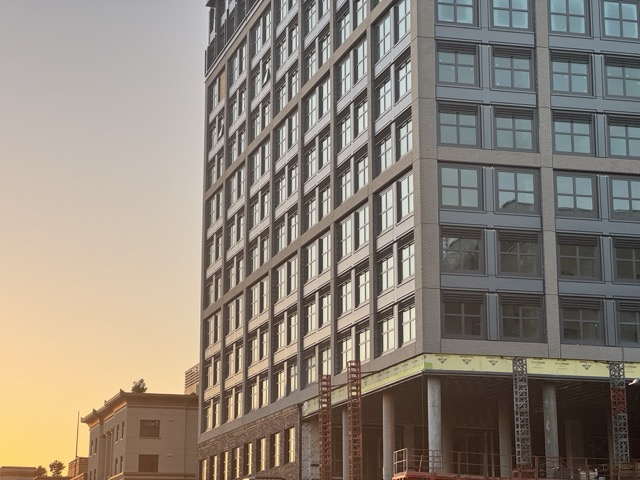
#> input picture data/img1.jpg, 640 x 480 px
$ jupyter execute main.ipynb
#> lines starting #> are read from the running program, lines starting #| are printed output that depends on the picture; after the words box and inside, x2 and y2 are one past the last pixel; in counts of white or black regions, pixels touching at a corner belong together
### utils/given.py
import numpy as np
from skimage.feature import corner_harris, peak_local_max

def get_harris_corners(im, edge_discard=20):
    """
    This function takes a b&w image and an optional amount to discard
    on the edge (default is 5 pixels), and finds all harris corners
    in the image. Harris corners near the edge are discarded and the
    coordinates of the remaining corners are returned. A 2d array (h)
    containing the h value of every pixel is also returned.

    h is the same shape as the original image, im.
    coords is 2 x n (ys, xs).
    """

    assert edge_discard >= 20

    # find harris corners
    h = corner_harris(im, method='eps', sigma=1)
    coords = peak_local_max(h, min_distance=1)

    # discard points on edge
    edge = edge_discard  # pixels
    mask = (coords[:, 0] > edge) & \
           (coords[:, 0] < im.shape[0] - edge) & \
           (coords[:, 1] > edge) & \
           (coords[:, 1] < im.shape[1] - edge)
    coords = coords[mask].T
    return h, coords


def dist_SSD(x, c):
    """
    dist_SSD  Calculates squared distance between two sets of points.

    Description
    D = dist_SSD(X, C) takes two matrices of vectors and calculates the
    squared Euclidean distance between them.  Both matrices must be of
    the same column dimension.  If X has M rows and N columns, and C has
    L rows and N columns, then the result has M rows and L columns.  The
    I, Jth entry is the  squared distance from the Ith row of X to the
    Jth row of C.

    Adapted from code by Christopher M Bishop and Ian T Nabney.
    """

    ndata, dimx = x.shape
    ncenters, dimc = c.shape
    assert dimx == dimc, 'Data dimension does not match dimension of centers'

    return (np.ones((ncenters, 1)) * np.sum((x**2).T, axis=0)).T + \
            np.ones((   ndata, 1)) * np.sum((c**2).T, axis=0)    - \
            2 * np.inner(x, c)

### utils/others.py
import numpy as np
from scipy.ndimage import maximum_filter
from skimage.transform import resize
import os
import matplotlib.pyplot as plt

def nms_local_max(hrm, window_size=11, threshold_rel=0.01):
    """
    hrm: Harris response map (HxW)
    window_size: odd integer, e.g., 7/9/11/15
    threshold_rel: keep only responses > threshold_rel * max(h)
    returns coords as 2xN (ys, xs)
    """
    assert window_size % 2 == 1, "window_size must be odd"

    # local max in WxW neighborhood
    hmax = maximum_filter(hrm, size=window_size, mode="constant")

    # maxima locations + strength threshold
    is_local_max = (hrm == hmax)
    thresh = threshold_rel * np.max(hrm)
    is_strong = (hrm > thresh)

    ys, xs = np.where(is_local_max & is_strong)
    return np.vstack([ys, xs])  # 2 x N

def discard_edges(coords, Himg, Wimg, edge=20):
    """
    coords: 2xN array of (ys, xs)
    Himg, Wimg: image dimensions
    edge: discard corners within this distance from image edges
    returns filtered coords as 2xN (ys, xs)
    """
    ys, xs = coords
    m = (ys > edge) & (ys < Himg - edge) & (xs > edge) & (xs < Wimg - edge)
    return coords[:, m]


def extract_descriptors(im, coords, patch_size=40, out_size=8):
    """
    im: HxW grayscale image
    coords: 2xN (ys, xs)
    returns:
      desc: Nx64 descriptors (flattened 8x8)
    """
    # radius for cropping
    r = patch_size // 2
    ys, xs = coords
    desc_list = []

    for y, x in zip(ys, xs):
        # 1) crop 40x40 window around (y,x)
        window = im[y - r : y + r, x - r : x + r, :]

        # skip if out-of-bounds (shouldn't happen as we discarded edges)
        if window.shape != (patch_size, patch_size, 3):
            continue

        # 2) downsample to 8x8 (apply anti_aliasing)
        small = resize(window, (out_size, out_size), anti_aliasing=True)

        # 3) bias/gain normalize: zero mean, unit std
        v = small.flatten().astype(np.float32)
        v = v - np.mean(v)
        v = v / (np.std(v) + 1e-8)

        desc_list.append(v)

    return np.vstack(desc_list) if len(desc_list) > 0 else np.zeros((0, out_size*out_size*3), dtype=np.float32)

def save_current_plot(filename, out_dir="outputs", dpi=200, tight=True, close=False):
    """
    Args:
        filename: "foo.png" (if no extension, .png is added)
        out_dir: folder to save into
        dpi: image resolution
        tight: uses tight bounding box (removes extra whitespace)
        close: if True, closes the figure after saving
    Returns:
        full_path: where it was saved
    """
    os.makedirs(out_dir, exist_ok=True)

    if "." not in os.path.basename(filename):
        filename += ".png"

    full_path = os.path.join(out_dir, filename)

    save_kwargs = {"dpi": dpi}
    if tight:
        save_kwargs.update({"bbox_inches": "tight", "pad_inches": 0.02})

    plt.savefig(full_path, **save_kwargs)

    if close:
        plt.close()

    return full_path

### utils/panaroma.py
import numpy as np
import matplotlib.pyplot as plt
from skimage.measure import ransac
from skimage.transform import ProjectiveTransform, warp


# -----------------------------
# 1) Build point correspondences
# -----------------------------
def matches_to_xy(coords1, coords2, matches):
    """
    coords1, coords2: 2xN arrays (ys, xs)
    matches: Kx2 array [i1, i2] where i1 indexes coords1, i2 indexes coords2
    returns:
      src (Kx2): points in img2 as (x,y)
      dst (Kx2): points in img1 as (x,y)
    """
    i1 = matches[:, 0]
    i2 = matches[:, 1]

    x1 = coords1[1, i1]; y1 = coords1[0, i1]
    x2 = coords2[1, i2]; y2 = coords2[0, i2]

    dst = np.stack([x1, y1], axis=1)  # img1
    src = np.stack([x2, y2], axis=1)  # img2
    return src, dst


# -----------------------------
# 2) Estimate homography (RANSAC)
# -----------------------------
def estimate_homography_ransac(coords1, coords2, matches, residual_threshold=3, max_trials=2000):
    src, dst = matches_to_xy(coords1, coords2, matches)

    model, inliers = ransac(
        (src, dst),
        ProjectiveTransform,
        min_samples=4,
        residual_threshold=residual_threshold,
        max_trials=max_trials
    )
    return model, inliers


# -----------------------------
# 3) Warp img2 into img1 frame on a big canvas
# -----------------------------
def make_panorama_canvas(img1, img2, H21):
    """
    H21 maps img2 -> img1 (3x3)
    returns:
      base_canvas: canvas with img1 pasted
      img2_warped: img2 warped into the same canvas
      (tx,ty): translation used
    """
    H1, W1 = img1.shape[:2]
    H2, W2 = img2.shape[:2]

    tform = ProjectiveTransform(H21)

    # corners of img2 in its own coords (x,y)
    corners2 = np.array([[0, 0], [W2, 0], [W2, H2], [0, H2]], dtype=np.float64)
    warped_corners2 = tform(corners2)

    # corners of img1
    corners1 = np.array([[0, 0], [W1, 0], [W1, H1], [0, H1]], dtype=np.float64)

    all_corners = np.vstack([corners1, warped_corners2])

    min_xy = np.floor(all_corners.min(axis=0)).astype(int)
    max_xy = np.ceil(all_corners.max(axis=0)).astype(int)

    tx, ty = -min_xy[0], -min_xy[1]
    out_W = int(max_xy[0] - min_xy[0])
    out_H = int(max_xy[1] - min_xy[1])

    # translation matrix
    T = np.array([[1, 0, tx],
                  [0, 1, ty],
                  [0, 0, 1]], dtype=np.float64)

    # warp img2 with composed transform: T * H21
    tform_TH = ProjectiveTransform(T @ H21)

    img2_warp = warp(
        img2,
        inverse_map=tform_TH.inverse,
        output_shape=(out_H, out_W),
        preserve_range=True
    )

    # paste img1 into base canvas
    base = np.zeros((out_H, out_W, 3), dtype=np.float32)
    base[ty:ty + H1, tx:tx + W1] = img1.astype(np.float32)

    return base, img2_warp.astype(np.float32), (tx, ty)


# -----------------------------
# 4) Simple blending (average in overlap)
# -----------------------------
def blend_average(base, warped):
    """
    base, warped: float32 HxWx3 canvases
    """
    mask1 = np.any(base > 0, axis=2)
    mask2 = np.any(warped > 0, axis=2)

    out = base.copy()

    only2 = mask2 & (~mask1)
    out[only2] = warped[only2]

    overlap = mask1 & mask2
    out[overlap] = 0.5 * base[overlap] + 0.5 * warped[overlap]

    return out


# -----------------------------
# 5) Crop black borders
# -----------------------------
def crop_nonzero(pano, tol=1e-3):
    """
    pano: float image HxWx3
    crops to bounding box where pixels are non-black
    """
    mask = np.any(pano > tol, axis=2)
    if not np.any(mask):
        return pano
    ys, xs = np.where(mask)
    y0, y1 = ys.min(), ys.max() + 1
    x0, x1 = xs.min(), xs.max() + 1
    return pano[y0:y1, x0:x1]

### main.ipynb
[cell 1]
import numpy as np
import matplotlib.pyplot as plt
from skimage.io import imread
from skimage.color import rgb2gray

from utils.given import get_harris_corners, dist_SSD
from utils.others import nms_local_max, discard_edges, extract_descriptors, save_current_plot
from utils.panaroma import estimate_homography_ransac, make_panorama_canvas, blend_average, crop_nonzero

[cell 2]
# *********************************************
# Step 1: Harris Corner Detection
# *********************************************

filename="taj_mahal"
# filename="hill"

# 1) Load images
img1 = imread("data/img1.jpg")
#> img1 is the input picture: shape (480, 640, 3); mean R, G, B 142, 133, 122.1
img2 = imread("data/img2.jpg")
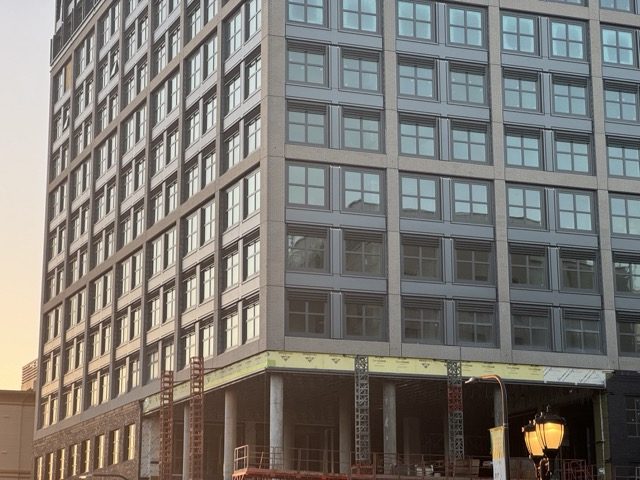
#> input picture data/img2.jpg, 640 x 480 px
#> img2 is the input picture: shape (480, 640, 3); mean R, G, B 124.8, 121.7, 116.5

# Keep originals for display
img1_show = img1
img2_show = img2

# 2) Convert to grayscale for Harris
im1 = rgb2gray(img1) if img1.ndim == 3 else img1
im2 = rgb2gray(img2) if img2.ndim == 3 else img2

# 3) Harris corners
h1, coords1 = get_harris_corners(im1, edge_discard=20)  # coords1: 2 x N (ys, xs)
#> in get_harris_corners, `coords = peak_local_max(h, min_distance=1)`: coords = 6682 pairs, first value 1 to 478, second value 1 to 638
h2, coords2 = get_harris_corners(im2, edge_discard=20)  # coords2: 2 x N (ys, xs)
#> call 2 of get_harris_corners, with edge_discard = 20
#> in get_harris_corners (call 2), `h = corner_harris(im, method='eps', sigma=1)`:
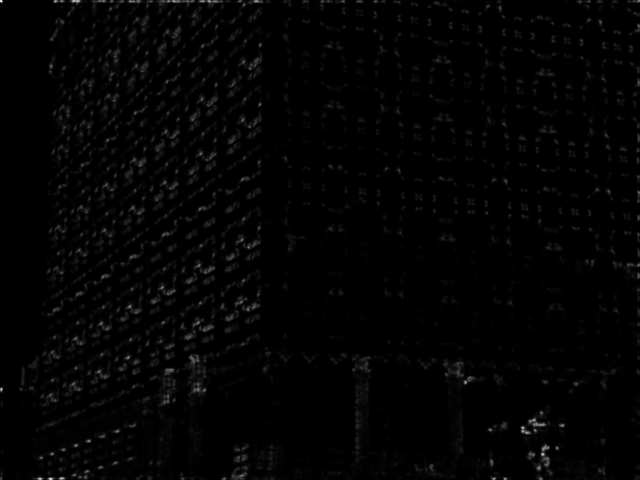
#> h: shape (480, 640) float64; min 0, max 2.29, mean 0.0343; drawn with min black and max white
#> in get_harris_corners (call 2), `coords = peak_local_max(h, min_distance=1)`: coords = 6301 pairs, first value 1 to 478, second value 1 to 638

# --------------------------
# Deliverable 1: raw images
# --------------------------
plt.figure(figsize=(10, 4))

plt.subplot(1, 2, 1)
plt.imshow(img1_show, cmap='gray' if img1_show.ndim == 2 else None)
plt.title("Image 1 (raw)")
plt.axis("off")

plt.subplot(1, 2, 2)
plt.imshow(img2_show, cmap='gray' if img2_show.ndim == 2 else None)
plt.title("Image 2 (raw)")
plt.axis("off")

plt.tight_layout()
save_current_plot(f"1_{filename}_raw.png")
plt.show()

# ---------------------------------------------
# Deliverable 2: images with corners overlaid
# ---------------------------------------------
plt.figure(figsize=(10, 4))

plt.subplot(1, 2, 1)
plt.imshow(img1_show, cmap='gray' if img1_show.ndim == 2 else None)
plt.scatter(coords1[1], coords1[0], s=10, marker='o')  # x=xs, y=ys
plt.title(f"Image 1 + Harris corners (n={coords1.shape[1]})")
plt.axis("off")

plt.subplot(1, 2, 2)
plt.imshow(img2_show, cmap='gray' if img2_show.ndim == 2 else None)
plt.scatter(coords2[1], coords2[0], s=10, marker='o')
plt.title(f"Image 2 + Harris corners (n={coords2.shape[1]})")
plt.axis("off")

plt.tight_layout()
save_current_plot(f"2_{filename}_harris_corners.png")
plt.show()

[cell 3]
# *********************************************
# Step 2: Non-Maximal Suppression (NMS)
# *********************************************

# window size
W = 11
coords1_nms = nms_local_max(h1, window_size=W, threshold_rel=0.01)
#> in nms_local_max, `is_local_max = (hrm == hmax)`:
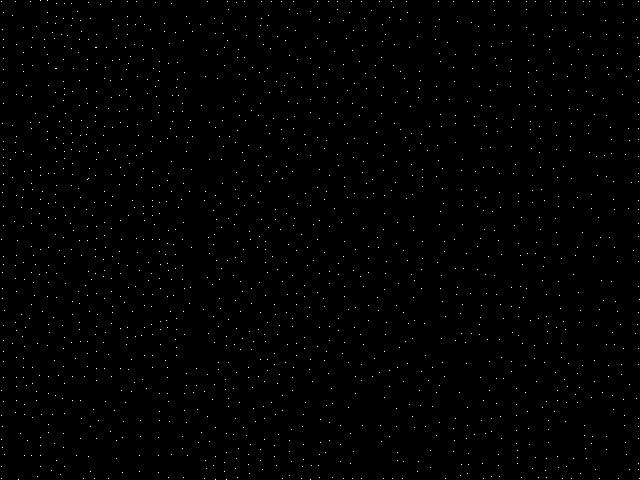
#> is_local_max: shape (480, 640) bool; 0.53% white in thin lines or dots
#> in nms_local_max, `thresh = threshold_rel * np.max(hrm)`: thresh = 0.0192
#> in nms_local_max, `is_strong = (hrm > thresh)`:
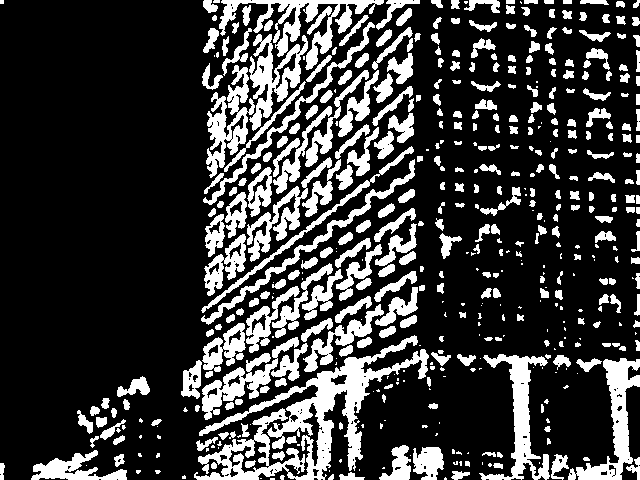
#> is_strong: shape (480, 640) bool; 23.3% white; 496 white regions (151 under 20 px), largest, box (x1, y1, x2, y2) and area: (194, 335, 429, 480) 8647, (219, 0, 384, 70) 3019, (479, 354, 550, 480) 2682
#> in nms_local_max, `ys, xs = np.where(is_local_max & is_strong)`: ys = 954 values from 1 to 479; xs = 954 values, max 639 at index 122, min 1 at index 0, mean 382.5
coords2_nms = nms_local_max(h2, window_size=W, threshold_rel=0.01)
#> call 2 of nms_local_max, with window_size = 11, threshold_rel = 0.01
#> in nms_local_max (call 2), `is_local_max = (hrm == hmax)`:
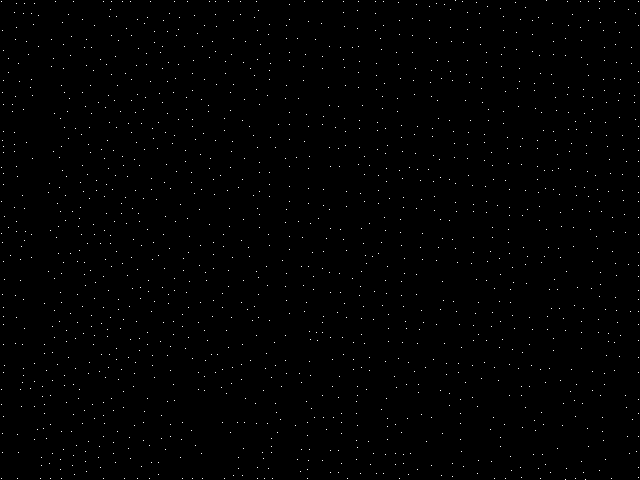
#> is_local_max: shape (480, 640) bool; 0.48% white in thin lines or dots
#> in nms_local_max (call 2), `thresh = threshold_rel * np.max(hrm)`: thresh = 0.0229
#> in nms_local_max (call 2), `is_strong = (hrm > thresh)`:
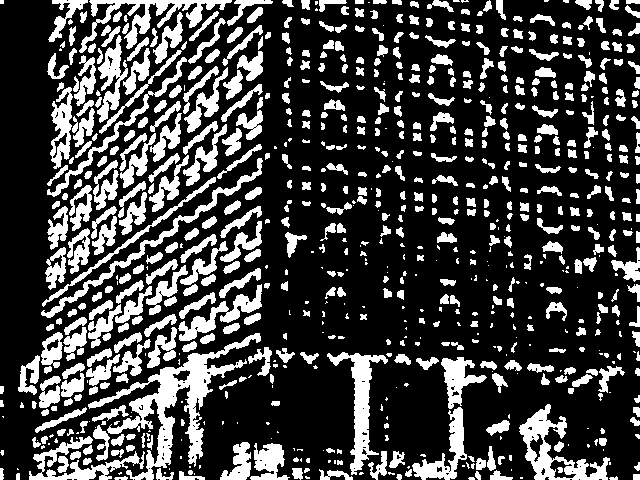
#> is_strong: shape (480, 640) bool; 25.9% white; 780 white regions (208 under 20 px), largest, box (x1, y1, x2, y2) and area: (88, 333, 261, 480) 5160, (519, 404, 610, 480) 2232, (79, 0, 232, 53) 2050
#> in nms_local_max (call 2), `ys, xs = np.where(is_local_max & is_strong)`: ys = 1204 values from 0 to 479; xs = 1204 values, max 638 at index 29, min 1 at index 2, mean 314

# discard corners within this distance from image edges
edge = 20
coords1_nms = discard_edges(coords1_nms, im1.shape[0], im1.shape[1], edge=edge)
#> in discard_edges, `ys, xs = coords`: ys = 954 values from 1 to 479; xs = 954 values, max 639 at index 122, min 1 at index 0, mean 382.5
coords2_nms = discard_edges(coords2_nms, im2.shape[0], im2.shape[1], edge=edge)

# ---------------------------------------------
# Deliverable 3: show chosen corners overlaid side-by-side
# ---------------------------------------------
plt.figure(figsize=(12, 5))

plt.subplot(1, 2, 1)
plt.imshow(img1, cmap="gray" if img1.ndim == 2 else None)
plt.scatter(coords1_nms[1], coords1_nms[0], s=12, marker='o')
plt.title(f"Image 1 + NMS (window={W}x{W}, n={coords1_nms.shape[1]})")
plt.axis("off")

plt.subplot(1, 2, 2)
plt.imshow(img2, cmap="gray" if img2.ndim == 2 else None)
plt.scatter(coords2_nms[1], coords2_nms[0], s=12, marker='o')
plt.title(f"Image 2 + NMS (window={W}x{W}, n={coords2_nms.shape[1]})")
plt.axis("off")

plt.tight_layout()
save_current_plot(f"3_{filename}_harris_corners_nms.png")
#> call 3 of save_current_plot, with filename = '3_taj_mahal_harris_corners_nms.png', out_dir = 'outputs', dpi = 200, tight = True, close = False
#> in save_current_plot (call 3), `plt.savefig(full_path, **save_kwargs)`:
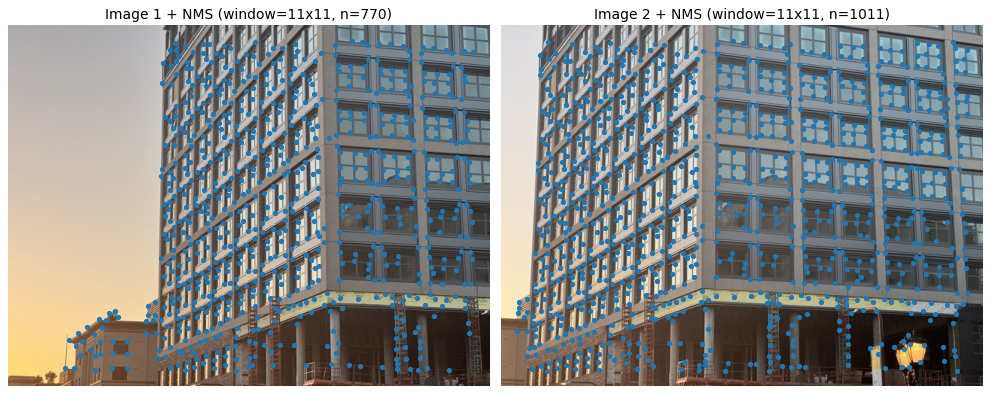
#> figure drawn by matplotlib, 2 panels
plt.show()

[cell 4]
# *********************************************
# Step 3: Feature Descriptor Extraction
# *********************************************

img1 = imread("data/img1.jpg")
img2 = imread("data/img2.jpg")

img1 = img1[:, :, :3] if img1.ndim == 3 else img1
img2 = img2[:, :, :3] if img2.ndim == 3 else img2

desc1 = extract_descriptors(img1, coords1_nms, patch_size=40, out_size=8)
#> in extract_descriptors, `ys, xs = coords`: ys = 770 values from 21 to 459; xs = 770 values, max 619 at index 26, min 76 at index 756, mean 371.4
#> the loop in extract_descriptors, `for y, x in zip(ys, xs):` made 770 passes
#> (y, x) on passes 1 to 3: (21, 457), (22, 329), (22, 471)
#> after the loop in extract_descriptors, `for y, x in zip(ys, xs):`:
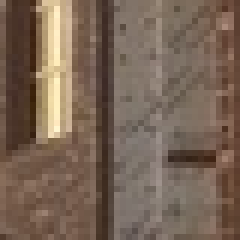
#> window: shape (40, 40, 3) (shown 6 times larger); mean R, G, B 120.7, 100.7, 85.5
#> after the loop in extract_descriptors, `for y, x in zip(ys, xs):`: desc_list = 770 items
#> in extract_descriptors, `return np.vstack(desc_list) if len(desc_list) > 0 else np.zeros((0, ou..`:
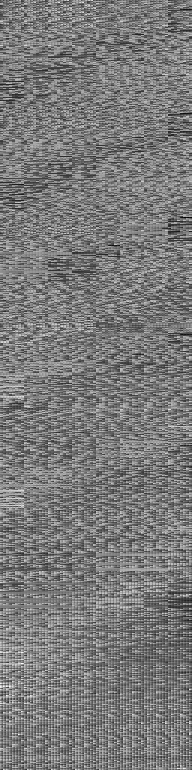
#> returned value: shape (770, 192) float32; min -3.54, max 3.81, mean -3.17e-09; drawn with min black and max white
print("desc1 shape:", desc1.shape)  # (N1, 64)
#| desc1 shape: (770, 192)

desc2 = extract_descriptors(img2, coords2_nms, patch_size=40, out_size=8)
#> in extract_descriptors (call 2), `ys, xs = coords`: ys = 1011 values from 21 to 459; xs = 1011 values, max 619 at index 27, min 21 at index 909, mean 301.2
#> the loop in extract_descriptors (call 2), `for y, x in zip(ys, xs):` made 1011 passes
#> (y, x) on passes 1 to 3: (21, 308), (22, 62), (22, 600)
#> pass 2, in extract_descriptors (call 2), `window = im[y - r : y + r, x - r : x + r, :]`:
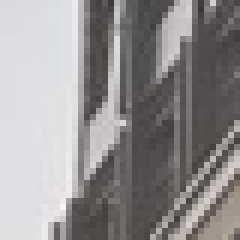
#> window: shape (40, 40, 3) (shown 6 times larger); mean R, G, B 146.6, 144.4, 144.8
#> after the loop in extract_descriptors (call 2), `for y, x in zip(ys, xs):`: desc_list = 1011 items
#> (the rest of the program and of its run is left out)
